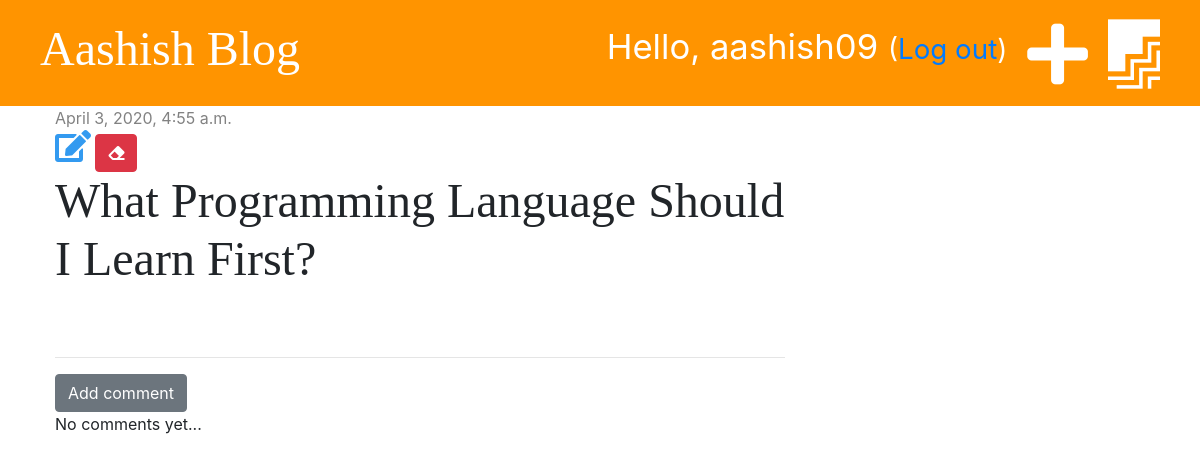
The page /post/1/ (signed in) on the database as committed earlier.
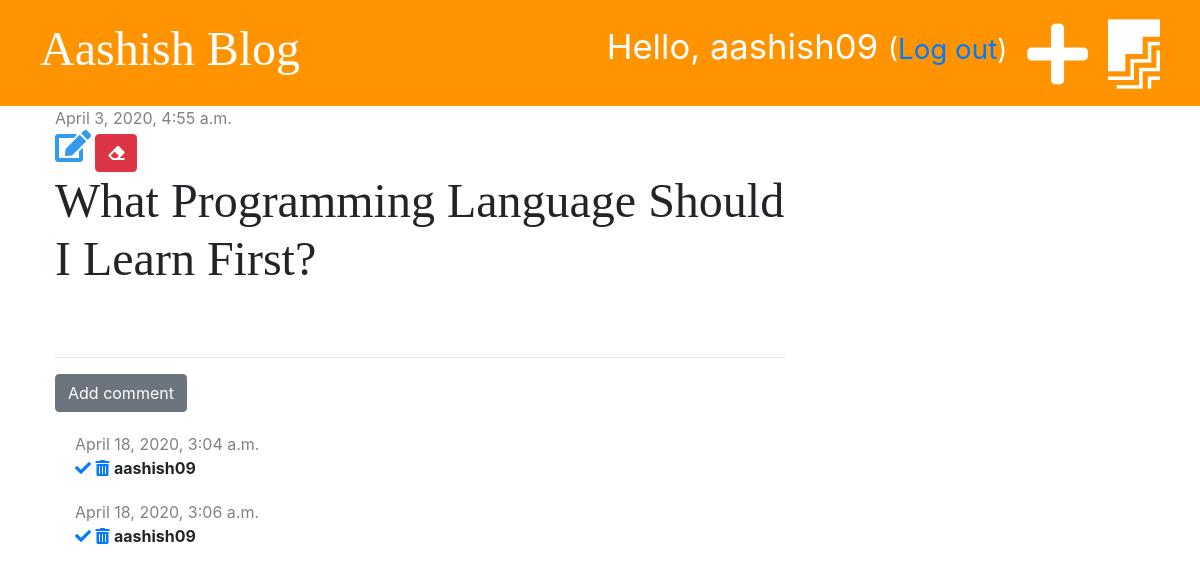
The same page on the database as committed later.
### blog/models.py (models this page shows, shortened)
class Comment(models.Model):
    post = models.ForeignKey('blog.Post', on_delete=models.CASCADE, related_name='comments')
    author = models.CharField(max_length=200)
    text = models.TextField()
    created_date = models.DateTimeField(default=timezone.now)
    approved = models.BooleanField(default=False)

### blog/views.py (the view)
# urls.py: path('post/<int:pk>/', views.post_detail, name='post_detail'),
def post_detail(request, pk):
    post = get_object_or_404(Post, pk=pk)
    stuff_for_frontend = {'post': post}
    return render(request, 'blog/post_detail.html', stuff_for_frontend)

### blog/templatetags/markdownify.py (called while the page is built)
@register.filter
def markdown(value):
    renderer = HighlightRenderer()
    markdown = mistune.Markdown(renderer=renderer)
    return markdown(value)

### blog/templates/blog/post_detail.html (shortened to what this page needs)
{% extends 'blog/base.html' %}
{% load markdownify %}
{% block content %}
<div class="post">
    {% if post.published_date %}
    <div class="date">
        {{ post.published_date }}
    </div>
    {% else %}
    <a href="{% url 'post_publish' pk=post.pk %}" class="btn btn-primary">Publish</a>
    {% endif %}
    {% if user.is_authenticated %}
    <a href="{% url 'post_edit' pk=post.pk %}"><i class="fas fa-edit fa-2x" style="color: #339af0"></i></a>
    {% endif %}
    <a href="{% url 'post_delete' pk=post.pk %}" class="btn btn-danger"
        onclick="return confirm('Are you sure you want to delete this post?')">
        <i class="fas fa-eraser"></i>
    </a>
    <h1>{{ post.title }}</h1>
</div>
<hr>
<a href="{% url 'add_comment_to_post' pk=post.pk %}" class="btn btn-secondary">Add comment</a>
{% for comment in post.comments.all %}
{% if user.is_authenticated or comment.approved %}
<div class="comment">
    <div class=date>
        {{ comment.created_date }}
    </div>
    {% if not comment.approved and user.is_superuser %}
    <a href="{% url 'comment_approve' pk=comment.pk %}"><i class="fas fa-check"></i></a>
    <a href="{% url 'comment_remove' pk=comment.pk %}"><i class="fas fa-trash-alt"></i></a>
    {% endif %}
    <strong>{{ comment.author }}</strong>
</div>
{% endif %}
{% empty %}
<p>No comments yet...</p>
{% endfor %}
{% endblock %}

Rows that differ between the two databases and show on the page:
added Comment: created_date "April 18, 2020, 3:04 a.m.", approved False (drawn), author "aashish09"
added Comment: created_date "April 18, 2020, 3:06 a.m.", approved False (drawn), author "aashish09"
Other text that changed with them:
text no longer shown: "No comments yet..."
